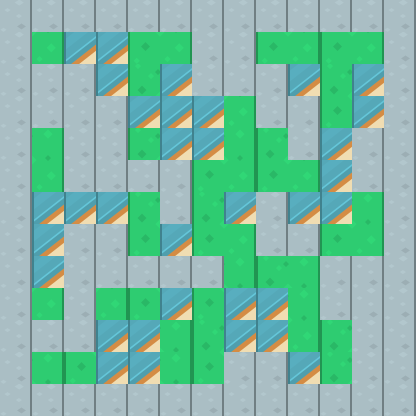

The image is a tile-based game level rendered from a .tmx file. Its description and complete source (layers, tilesets, objects, tile grids) follow:
An orthogonal 13x13 tile map with 32x32 px tiles, 2 tile layers (ground, block), 3 tilesets and 2 objects (player2, player1).

<map version="1.10" tiledversion="1.11.2" orientation="orthogonal" renderorder="right-down" width="13" height="13" tilewidth="32" tileheight="32" infinite="0" nextlayerid="7" nextobjectid="7">
 <tileset firstgid="1" source="floor.tsx" />
 <tileset firstgid="7" source="wall.tsx" />
 <tileset firstgid="13" name="brick" tilewidth="32" tileheight="32" tilecount="6" columns="2">
  <image source="brick.png" width="64" height="100" />
 </tileset>
 <layer id="5" name="ground" width="13" height="13">
  <data encoding="csv">
3,4,3,4,3,4,3,4,3,4,3,4,3,
5,6,5,6,5,6,5,6,5,6,5,6,5,
3,4,3,4,3,4,3,4,3,4,3,4,3,
5,6,5,6,5,6,5,6,5,6,5,6,5,
3,4,3,4,3,4,3,4,3,4,3,4,3,
5,6,5,6,5,6,5,6,5,6,5,6,5,
3,4,3,4,3,4,3,4,3,4,3,4,5,
5,6,5,6,5,6,5,6,5,6,5,6,3,
3,4,3,4,3,4,3,4,3,4,3,4,5,
5,6,5,6,5,6,5,6,3,4,5,6,5,
3,4,3,4,3,4,3,4,5,6,3,4,3,
3,4,5,6,3,4,5,6,3,4,3,4,3,
5,6,3,4,5,6,3,4,5,6,5,6,5
</data>
 </layer>
 <layer id="6" name="block" width="13" height="13">
  <data encoding="csv">
10,10,10,10,10,10,10,10,10,10,10,10,10,
10,0,17,17,0,0,10,10,0,0,0,0,10,
10,10,10,17,0,17,10,10,10,17,0,17,10,
10,10,10,10,17,17,17,0,10,10,0,17,10,
10,0,10,10,0,17,17,0,0,10,17,10,10,
10,0,10,10,10,10,0,0,0,0,17,10,10,
10,17,17,17,0,10,0,17,10,17,17,0,10,
10,17,10,10,0,17,0,0,10,10,0,0,10,
10,17,10,10,10,10,10,0,0,0,10,10,10,
10,0,10,0,0,17,0,17,17,0,10,10,10,
10,10,10,17,17,0,0,17,17,0,0,10,10,
10,0,0,17,17,0,0,10,10,17,0,10,10,
10,10,10,10,10,10,10,10,10,10,10,10,10
</data>
 </layer>
 <objectgroup id="2" name="对象层 1">
  <object id="2" name="player2" x="38.8508" y="355.584" width="20.4131" height="18.4377" />
  <object id="6" name="player1" x="358.876" y="35.5584" width="18.4377" height="19.0962" />
 </objectgroup>
</map>
